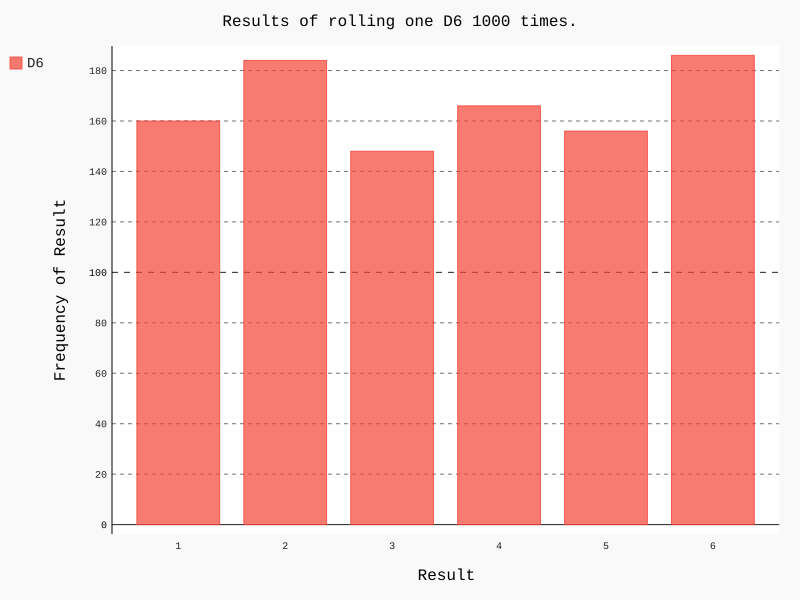

Generate this figure with Python:
import pygal
from die import Die

die = Die()

results = []

for roll_num in range(1000):
    result = die.roll()
    results.append(result)

# Analyze the results.
frequencies = []
for value in range(1, die.num_sides+1):
    frequency = results.count(value)
    frequencies.append(frequency)

print(frequencies)



# Visualize the results.
hist = pygal.Bar()
hist.title = "Results of rolling one D6 1000 times."
hist.x_labels = ['1', '2', '3', '4', '5', '6']
hist.x_title = "Result"
hist.y_title = "Frequency of Result"
hist.add('D6', frequencies)
hist.render_to_file('die_visual.svg')
